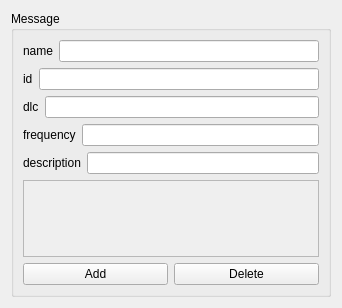
<?xml version="1.0" encoding="UTF-8"?>
<ui version="4.0">
 <class>MessageDetails</class>
 <widget class="QWidget" name="MessageDetails">
  <property name="geometry">
   <rect>
    <x>0</x>
    <y>0</y>
    <width>342</width>
    <height>308</height>
   </rect>
  </property>
  <property name="windowTitle">
   <string>MessageDetails</string>
  </property>
  <layout class="QVBoxLayout" name="verticalLayout">
   <item>
    <widget class="QGroupBox" name="groupBox">
     <property name="title">
      <string>Message</string>
     </property>
     <layout class="QVBoxLayout" name="verticalLayout_3">
      <item>
       <layout class="QHBoxLayout" name="horizontalLayout">
        <item>
         <widget class="QLabel" name="nameLabel">
          <property name="text">
           <string>name</string>
          </property>
         </widget>
        </item>
        <item>
         <widget class="QLineEdit" name="nameEdit"/>
        </item>
       </layout>
      </item>
      <item>
       <layout class="QHBoxLayout" name="horizontalLayout_2">
        <item>
         <widget class="QLabel" name="idLabel">
          <property name="text">
           <string>id</string>
          </property>
         </widget>
        </item>
        <item>
         <widget class="QLineEdit" name="idEdit"/>
        </item>
       </layout>
      </item>
      <item>
       <layout class="QHBoxLayout" name="horizontalLayout_3">
        <item>
         <widget class="QLabel" name="dlcLabel">
          <property name="text">
           <string>dlc</string>
          </property>
         </widget>
        </item>
        <item>
         <widget class="QLineEdit" name="dlcEdit"/>
        </item>
       </layout>
      </item>
      <item>
       <layout class="QHBoxLayout" name="horizontalLayout_4">
        <item>
         <widget class="QLabel" name="frequencyLabel">
          <property name="text">
           <string>frequency</string>
          </property>
         </widget>
        </item>
        <item>
         <widget class="QLineEdit" name="frequencyEdit"/>
        </item>
       </layout>
      </item>
      <item>
       <layout class="QHBoxLayout" name="horizontalLayout_6">
        <item>
         <widget class="QLabel" name="descriptionLabel">
          <property name="text">
           <string>description</string>
          </property>
         </widget>
        </item>
        <item>
         <widget class="QLineEdit" name="descriptionEdit"/>
        </item>
       </layout>
      </item>
      <item>
       <widget class="QScrollArea" name="scrollArea">
        <property name="widgetResizable">
         <bool>true</bool>
        </property>
        <widget class="QWidget" name="signalContents">
         <property name="geometry">
          <rect>
           <x>0</x>
           <y>0</y>
           <width>298</width>
           <height>60</height>
          </rect>
         </property>
         <layout class="QVBoxLayout" name="verticalLayout_2"/>
        </widget>
       </widget>
      </item>
      <item>
       <layout class="QHBoxLayout" name="horizontalLayout_5">
        <item>
         <widget class="QPushButton" name="addButton">
          <property name="text">
           <string>Add</string>
          </property>
         </widget>
        </item>
        <item>
         <widget class="QPushButton" name="deleteMessageButton">
          <property name="text">
           <string>Delete</string>
          </property>
         </widget>
        </item>
       </layout>
      </item>
     </layout>
    </widget>
   </item>
  </layout>
 </widget>
 <resources/>
 <connections/>
</ui>
